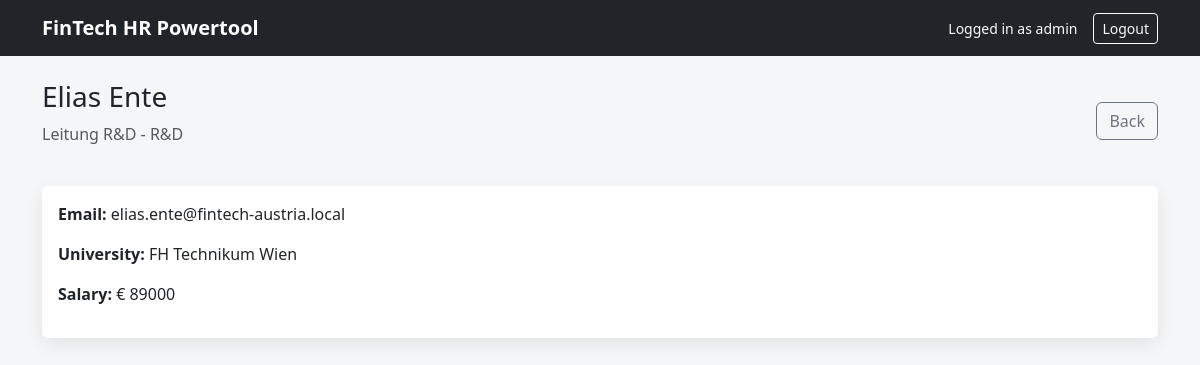
The page /employees/3 (signed in) on the database its author committed.
### tables this page shows
CREATE TABLE employees (
                id INTEGER PRIMARY KEY AUTOINCREMENT,
                first_name TEXT NOT NULL,
                last_name TEXT NOT NULL,
                department TEXT NOT NULL,
                position TEXT NOT NULL,
                email TEXT NOT NULL,
                phone TEXT,
                university TEXT,
                salary INTEGER
            );

### app.py (the view)
@app.route("/employees/<int:employee_id>")
def employee_detail(employee_id):
    if "user" not in session:
        return redirect("/")
    with get_connection() as conn:
        employee = conn.execute(
            "SELECT * FROM employees WHERE id = ?",
            (employee_id,)
        ).fetchone()
    if not employee:
        return "Not found", 404
    return render_template("employee_detail.html", employee=employee)

### db.py (called while the page is built)
def get_connection():
    connection = sqlite3.connect(DB_PATH)
    connection.row_factory = sqlite3.Row
    return connection

### templates/employee_detail.html (shortened to what this page needs)
{% extends "base.html" %}
{% block content %}
<div class="page-header d-flex justify-content-between align-items-center">
    <div>
        <h1 class="h3">
            {{ employee.first_name }} {{ employee.last_name }}
        </h1>
        <p class="text-muted">{{ employee.position }} - {{ employee.department }}</p>
    </div>
    <a class="btn btn-outline-secondary" href="/employees">Back</a>
</div>
<div class="card">
    <div class="card-body">
        <p><strong>Email:</strong> {{ employee.email }}</p>
        <p><strong>University:</strong> {{ employee.university }}</p>
        <p><strong>Salary:</strong> € {{ employee.salary }}</p>
    </div>
</div>
{% endblock %}

### static/style.css (style rules this page uses)
body { background: #f4f6f8; }
.page-header { margin-bottom: 24px; }
.card { border: none; box-shadow: 0 6px 18px rgba(0, 0, 0, 0.08); }

### rows shown on the page
employees: first_name "Elias", last_name "Ente", position "Leitung R&D", department "R&D", email "elias.ente@fintech-austria.local", university "FH Technikum Wien", salary "89000"

### other values the page prints
{{ session.get("user") }} "admin"
